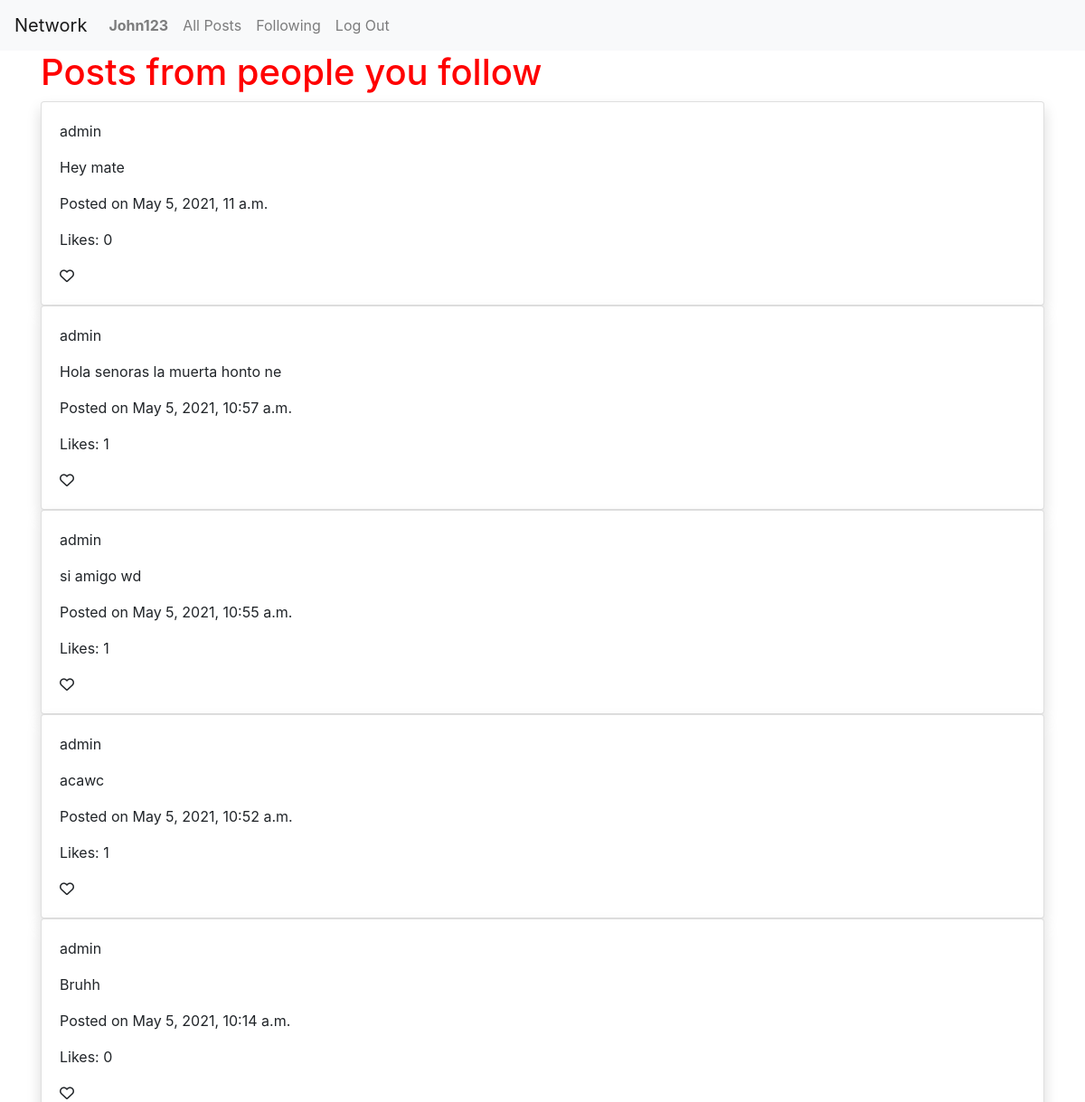
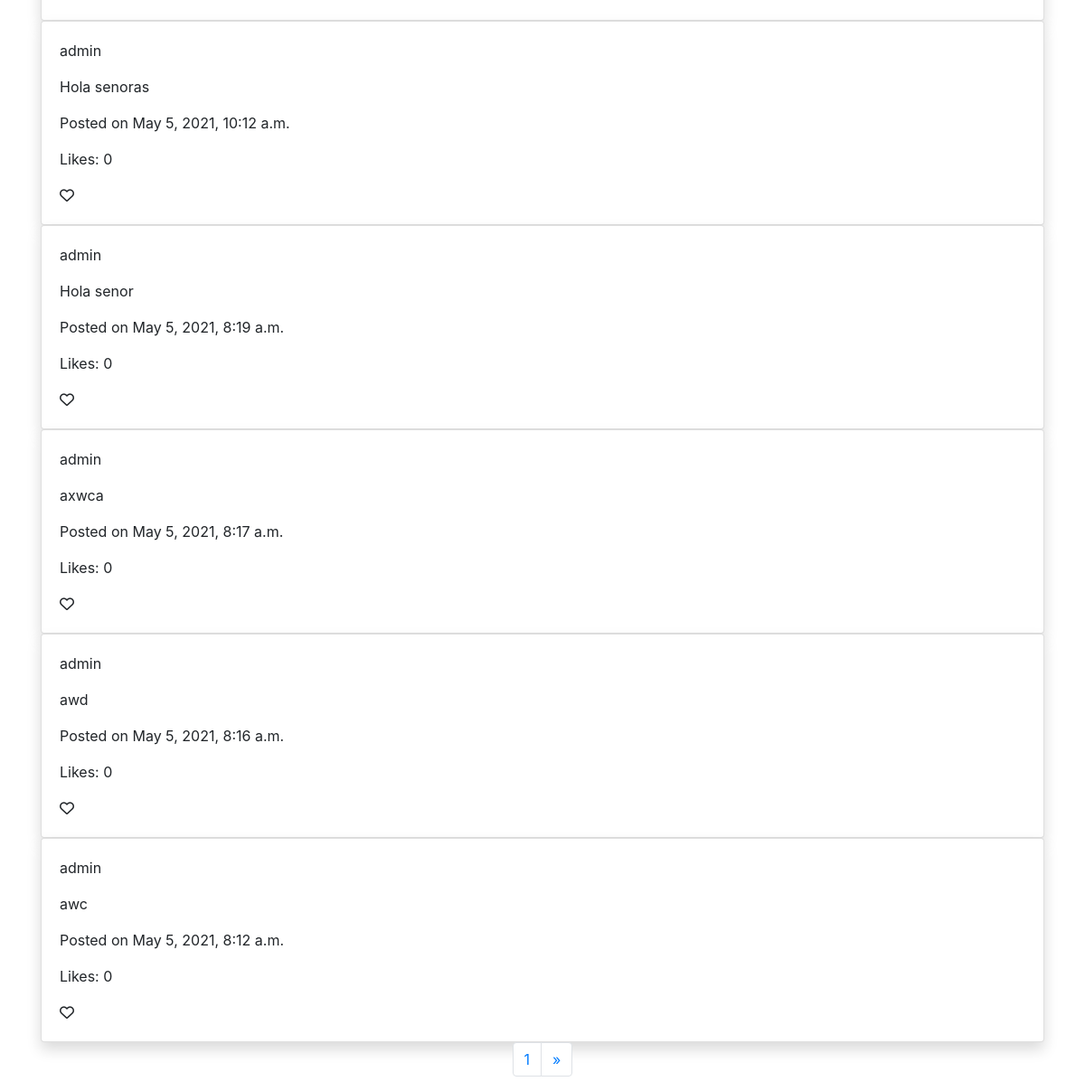
The app's page /following (signed in) with its own data (2 pictures, top to bottom).
### network/models.py (models this page shows, shortened)
class User(AbstractUser):
    pass

class Post(models.Model):
    body = models.CharField(max_length=300, blank=True)
    user = models.ForeignKey(User, on_delete=models.CASCADE)
    timestamp = models.DateTimeField(auto_now_add=True)
    likes = models.ManyToManyField(User, blank=True, related_name="liked_user")

### network/views.py (the view)
# urls.py: path("following", views.following, name="following_page"),
@login_required
def following(request):
    profile = Profile.objects.get(user=request.user)
    following_users = profile.following.all()
    page_posts = Paginator(Post.objects.filter(user__in=following_users), 10)
    page_number = request.GET.get("page")
    if page_number != None:
        try:
            required_page = page_posts.page(page_number)
        except:
            required_page = page_posts.page(1)
    else:
        required_page = page_posts.page(1)
    return render(request, "network/following.html", {
        "posts": required_page,
    })

### network/templates/network/following.html (shortened to what this page needs)
{% extends "network/layout.html" %}
{% load static %}
{% block body %}
<div class="container">
    <h1>Posts from people you follow</h1>
    <div id="content">
        {% for post in posts reversed %}
        <div id="post-{{ post.id }}" class="card shadow">
            <div class="card-body">
                <p>{{post.user.username}}</p>
                <p>{{post.body}}</p>
                <p>Posted on {{ post.timestamp }}</p>
                <p>Likes: {{ post.likes.count }}</p>
                <i class="far fa-heart"></i>
            </div>
        </div>
        {% endfor %}
    </div>
</div>
<nav aria-label="Page navigation example">
    <ul class="pagination justify-content-center">
      <li class="page-item"><a class="page-link" href="#">{{ posts.number }}</a></li>
      {% if posts.has_next %}
      <li class="page-item">
        <a class="page-link" href="?page={{ posts.next_page_number }}" aria-label="Next">
          <span aria-hidden="true">&raquo;</span>
        </a>
      </li>
      {% endif %}
    </ul>
</nav>
{% endblock %}

### network/templates/network/layout.html (shortened to what this page needs)
{% load static %}
<!DOCTYPE html>
<html lang="en">
    <head>
        <link rel="stylesheet" href="https://stackpath.bootstrapcdn.com/bootstrap/4.4.1/css/bootstrap.min.css">
        <link href="{% static 'network/index.css' %}" rel="stylesheet">
    </head>
    <body>
        <nav class="navbar navbar-expand-lg navbar-light bg-light">
            <a class="navbar-brand" href="#">Network</a>
            <div>
              <ul class="navbar-nav mr-auto">
                {% if user.is_authenticated %}
                    <li class="nav-item">
                        <a class="nav-link" href="{% url 'profile' user_id=user.username %}"><strong>{{ user.username }}</strong></a>
                    </li>
                {% endif %}
                <li class="nav-item">
                  <a class="nav-link" href="{% url 'index' %}">All Posts</a>
                </li>
                {% if user.is_authenticated %}
                    <li class="nav-item">
                        <a class="nav-link" href="{% url 'following_page' %}">Following</a>
                    </li>
                    <li class="nav-item">
                        <a class="nav-link" href="{% url 'logout' %}">Log Out</a>
                    </li>
                {% endif %}
              </ul>
            </div>
          </nav>
        <div class="body">
            {% block body %}
            {% endblock %}
        </div>
    </body>
</html>

### network/static/network/index.css (style rules this page uses)
h1 { color: red; }

### records on screen
User: username "John123"
Post: user.username "admin", body "Hey mate", timestamp "May 5, 2021, 11 a.m.", likes.count "0"
Post: user.username "admin", body "Hola senoras la muerta honto ne", timestamp "May 5, 2021, 10:57 a.m.", likes.count "1"
Post: user.username "admin", body "si amigo wd", timestamp "May 5, 2021, 10:55 a.m.", likes.count "1"
Post: user.username "admin", body "acawc", timestamp "May 5, 2021, 10:52 a.m.", likes.count "1"
Post: user.username "admin", body "Bruhh", timestamp "May 5, 2021, 10:14 a.m.", likes.count "0"
Post: user.username "admin", body "Hola senoras", timestamp "May 5, 2021, 10:12 a.m.", likes.count "0"
Post: user.username "admin", body "Hola senor", timestamp "May 5, 2021, 8:19 a.m.", likes.count "0"
Post: user.username "admin", body "axwca", timestamp "May 5, 2021, 8:17 a.m.", likes.count "0"
Post: user.username "admin", body "awd", timestamp "May 5, 2021, 8:16 a.m.", likes.count "0"
Post: user.username "admin", body "awc", timestamp "May 5, 2021, 8:12 a.m.", likes.count "0"

### other values on screen
{{ posts.number }} "1"
